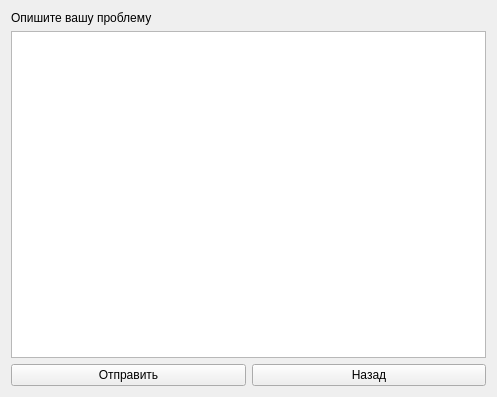
<?xml version="1.0" encoding="UTF-8"?>
<ui version="4.0">
 <class>reportwritewin</class>
 <widget class="QWidget" name="reportwritewin">
  <property name="geometry">
   <rect>
    <x>0</x>
    <y>0</y>
    <width>497</width>
    <height>397</height>
   </rect>
  </property>
  <property name="windowTitle">
   <string>Form</string>
  </property>
  <layout class="QGridLayout" name="gridLayout">
   <item row="0" column="0">
    <widget class="QLabel" name="helpLabel">
     <property name="text">
      <string>Опишите вашу проблему</string>
     </property>
    </widget>
   </item>
   <item row="1" column="0" colspan="2">
    <widget class="QTextEdit" name="textEdit"/>
   </item>
   <item row="2" column="0">
    <widget class="QPushButton" name="sendButton">
     <property name="text">
      <string>Отправить</string>
     </property>
    </widget>
   </item>
   <item row="2" column="1">
    <widget class="QPushButton" name="backButton">
     <property name="text">
      <string>Назад</string>
     </property>
    </widget>
   </item>
  </layout>
 </widget>
 <resources/>
 <connections/>
</ui>
